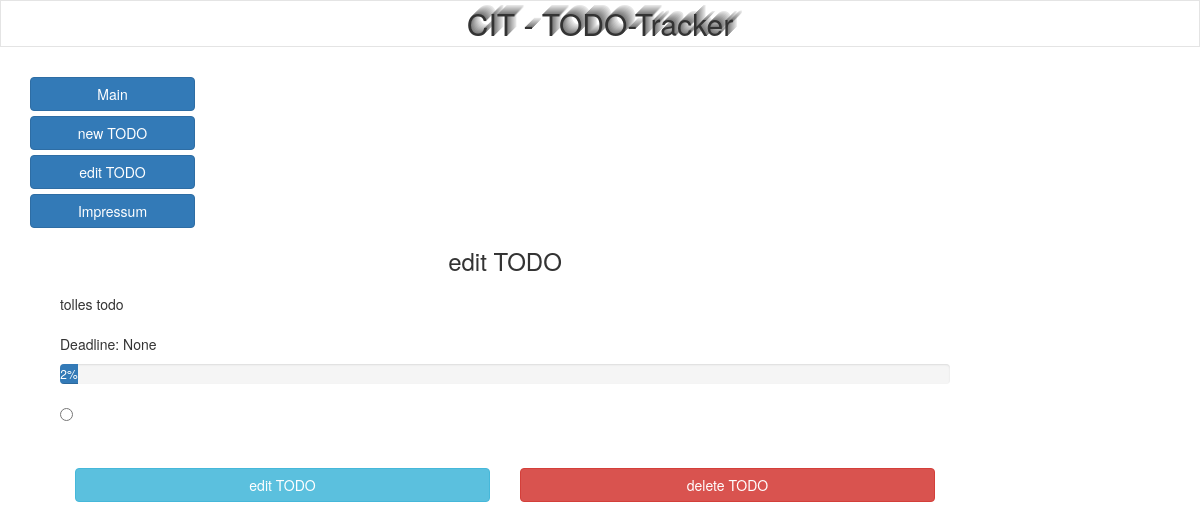
The page /edit_todo/ on the database as committed earlier.
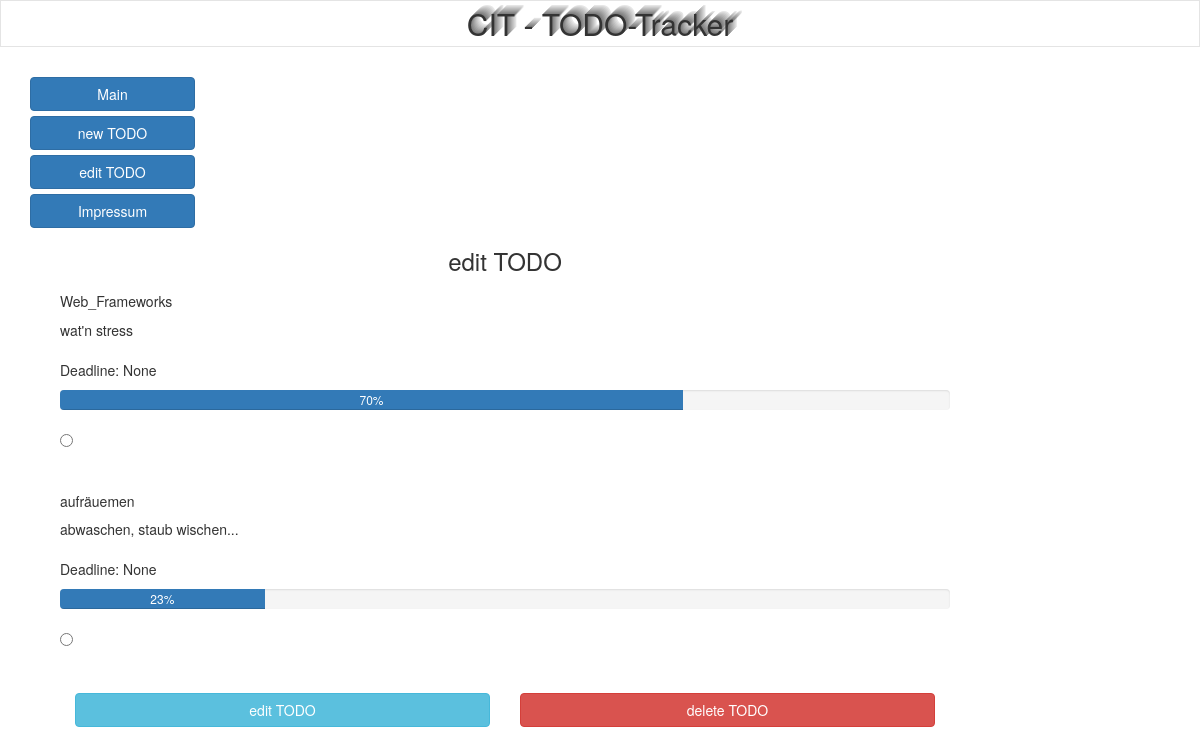
The same page on the database as committed later.
### home/models.py (models this page shows)
class Todo(models.Model):
    projectname = models.CharField(max_length=100)
    description = models.TextField(max_length=500)
    progress = models.SmallIntegerField(default=0)
    deadline = models.DateField(blank=True, null=True)
    created_date = models.DateTimeField(default=timezone.now)

### home/views.py (the view)
# urls.py: url(r'^edit_todo/$', views.edit_todo, name='edit_todo'),
def edit_todo(request):
    if request.method == "POST":
        primkey = request.POST['radiotodos']
        return render(request, 'updatetodo.html', primkey)
    else:
        todos = Todo.objects.order_by('created_date')
        return render(request, 'edittodo.html', {'todos': todos})

### templates/edittodo.html (shortened to what this page needs)
<!DOCTYPE html>
<html lang="de">
  <head>
      {% load staticfiles %}
     {% load bootstrap3 %}
    <link href="{% static 'css/bootstrap.min.css' %}" rel="stylesheet">
    <link rel="stylesheet" type="text/css" href="{% static 'css/style.css' %}">
  </head>
  <body>
      <h2>CIT - TODO-Tracker</h2>
    <div class="container">
      <div class="row">
        <div class="col-md-2">
            {% load bootstrap3 %}
            {% buttons %}
            {% bootstrap_button "Main" button_type="link" icon="glyphicon glyphicon-menu-right" href="/" button_class="btn btn-primary btn-block" %}
            {% bootstrap_button "new TODO" button_type="link" icon="glyphicon glyphicon-menu-right" href="/create_todo" button_class="btn btn-primary btn-block" %}
            {% bootstrap_button "edit TODO" button_type="link" icon="glyphicon glyphicon-menu-right" href="/edit_todo" button_class="btn btn-primary btn-block" %}
            {% bootstrap_button "Impressum" button_type="link" icon="glyphicon glyphicon-menu-right" href="/impressum" button_class="btn btn-primary btn-block" %}
        </div>
        </div>
        <div class="col-md-10">
        <h3>edit TODO</h3>
          <div class="todos">
        <div class="todoex">
          <div class="col-md-12">
            <form method="POST" class="form">{% csrf_token %}
            {% for todo in todos %}
            <H5>{{todo.projectname}}</H5>
            <p>
              {{todo.description}}<br><br>
              Deadline: {{todo.deadline}}
            </p>
                    <div class="progress">
                    <div class="progress-bar" role="progressbar" aria-valuenow={{todo.progress}}
                    aria-valuemin="0" aria-valuemax="100" style="width:{{todo.progress}}%">
            <p> {{todo.progress}}% </p>
            </div>
            </div>
            <div class="radio" name="radiobuttons">
              <label><input type="Radio" name="radiotodos" value="{{todo.pk}}">{{todo.name}}</label>
            </div>
            <p><br></p>
            {% endfor %}
        </div>
        </div>
          <div class="col-md-12">
        <div class="editbtn">
          <div class="col-md-6">
            {% bootstrap_button "edit TODO" button_type="submit" icon="glyphicon glyphicon-scissors" button_class="btn btn-info btn-block" %}
          </div>
          <div class="col-md-6">
            {% bootstrap_button "delete TODO" button_type="submit" icon="glyphicon glyphicon-trash" button_class="btn btn-danger btn-block" %}
             {% endbuttons %}
          </div>
          </div>
        </div>
        </div>
      </div>
    </div>
  </body>
</html>

Rows that differ between the two databases and show on the page:
removed Todo: description "tolles todo", deadline "None", progress "2"
added Todo: projectname "Web_Frameworks", description "wat'n stress", deadline "None", progress "70"
added Todo: projectname "aufräuemen", description "abwaschen, staub wischen...", deadline "None", progress "23"
